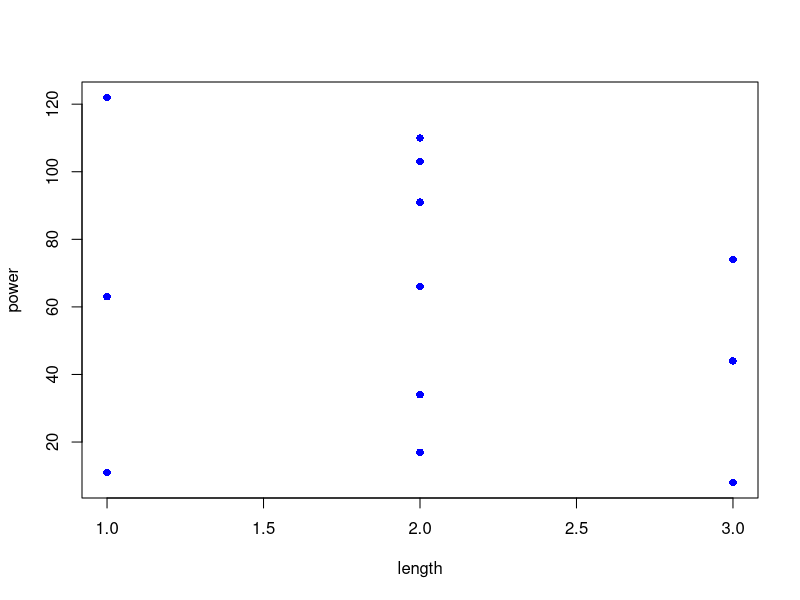
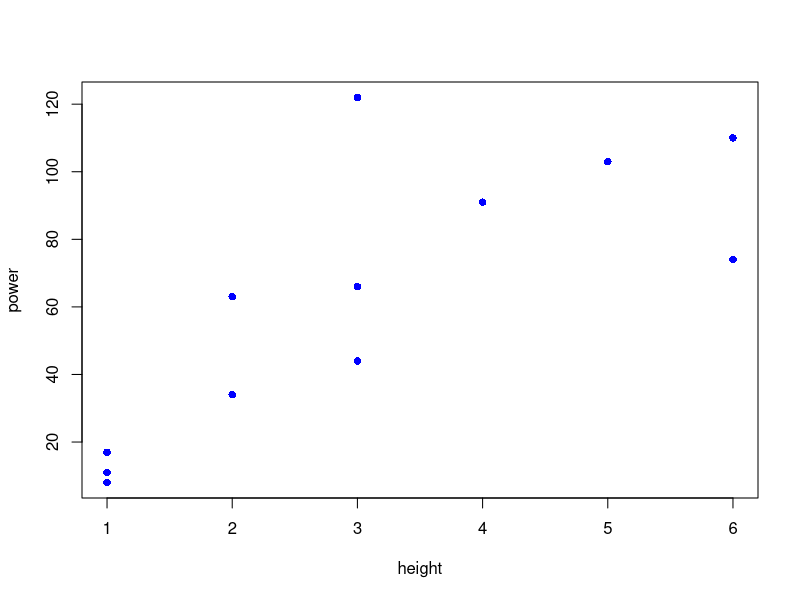
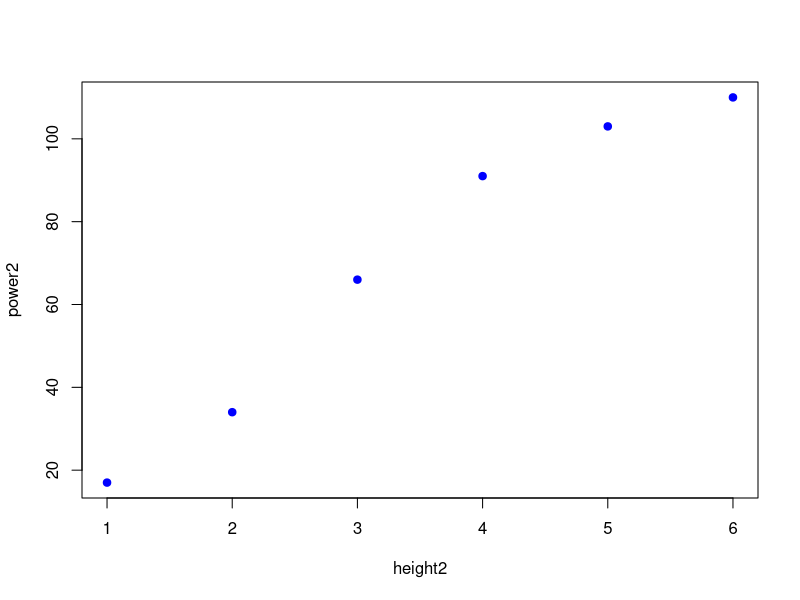
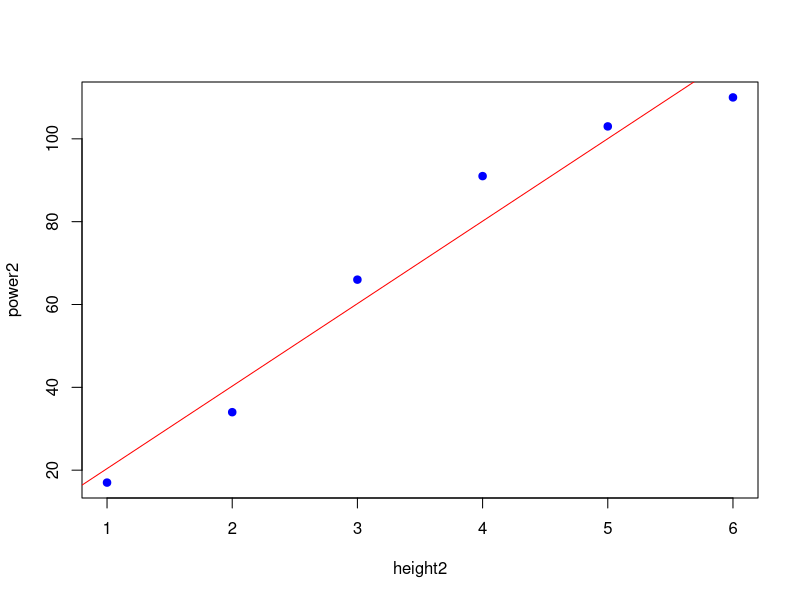
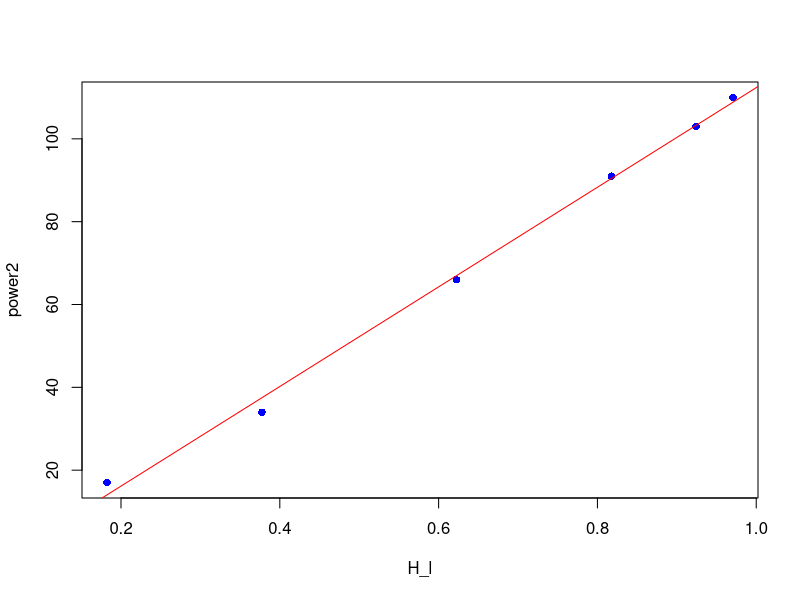

Write R code to recreate these figures, in order.
## ---- chunk 1
D = read.table("Data_ECEStat_2022_opg1.csv", header=TRUE, sep=";")
fra = D$Opg1_Hoejde_Fra
til = D$Opg1_Hoejde_Til
antal = D$Opg1_Observeret_Antal
total = sum(antal)
P_interval = antal/total
tabel1a = cbind(fra, til, P_interval)
print(tabel1a)
## ---- chunk 2
P_interval_cum = cumsum(P_interval)
tabel1b = cbind(fra, til, P_interval, P_interval_cum)
print(tabel1b)
## ---- chunk 3
1-0.74468085
## ---- chunk 4
midt = (fra + til) / 2
middel = sum(midt * P_interval)
middel
## ---- chunk 5
data = read.table("Data_ECEStat_2022_opg2.csv", header=TRUE, sep=";")
length = data$Opg2_Boelgelaengde
height = data$Opg2_Boelgehoejde
power = data$Opg2_Effekt
plot(length, power, type = "p", col="blue", pch=16)
## ---- chunk 6
plot(height, power, type = "p", col = "blue", pch = 16)
## ---- chunk 7
lmWave = lm(power ~ length + height)
summary(lmWave)
## ---- chunk 8
height2 = height[4:9]
power2 = power[4:9]
plot(height2, power2, type = "p", col = "blue", pch = 19)
## ---- chunk 9
lm2 = lm(power2 ~ height2)
summary(lm2)
## ---- chunk 10
plot(height2, power2, type = "p", col = "blue", pch = 19)
abline(reg = lm2, col = "red")
## ---- chunk 11
k = 2.5
H_l = 1 / (1 + exp(k - height2))
lm3 = lm(power2 ~ H_l)
summary(lm3)
## ---- chunk 12
plot(H_l, power2, type = "p", col = "blue", pch = 16)
abline(reg = lm3, col = "red",)
## ---- chunk 13
H = 4.6
E = 120.263 * 1 / (1 + exp(k - H)) - 7.901
E
